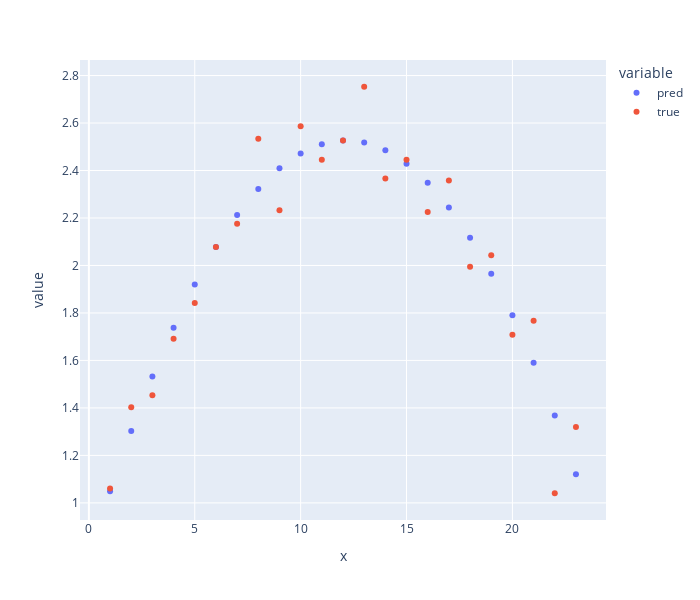

Notebook code cell kept with this figure:
### Code cell
results = pd.DataFrame(zip(model.predict(data),data.y,data.x), columns=['pred','true','x'])
px.scatter(pd.melt(results,id_vars="x"), 
           x="x",y="value",color="variable",
          height=600,width=700)

### Figure 1 — Plotly figure (JSON) as saved in the notebook; plotly's stock layout.template omitted (floating-point values rounded to 4 significant figures)
{"data": [{"hovertemplate": "variable=pred<br>x=%{x}<br>value=%{y}<extra></extra>", "legendgroup": "pred", "marker": {"color": "#636efa", "symbol": "circle"}, "mode": "markers", "name": "pred", "orientation": "v", "showlegend": true, "type": "scatter", "x": [1, 2, 3, 4, 5, 6, 7, 8, 9, 10, 11, 12, 13, 14, 15, 16, 17, 18, 19, 20, 21, 22, 23], "xaxis": "x", "y": [1.049, 1.303, 1.532, 1.738, 1.92, 2.078, 2.212, 2.323, 2.409, 2.472, 2.511, 2.526, 2.518, 2.485, 2.429, 2.349, 2.245, 2.117, 1.965, 1.79, 1.591, 1.368, 1.121], "yaxis": "y"}, {"hovertemplate": "variable=true<br>x=%{x}<br>value=%{y}<extra></extra>", "legendgroup": "true", "marker": {"color": "#EF553B", "symbol": "circle"}, "mode": "markers", "name": "true", "orientation": "v", "showlegend": true, "type": "scatter", "x": [1, 2, 3, 4, 5, 6, 7, 8, 9, 10, 11, 12, 13, 14, 15, 16, 17, 18, 19, 20, 21, 22, 23], "xaxis": "x", "y": [1.06, 1.403, 1.454, 1.691, 1.842, 2.078, 2.176, 2.534, 2.232, 2.587, 2.445, 2.527, 2.753, 2.367, 2.445, 2.225, 2.358, 1.995, 2.043, 1.708, 1.767, 1.041, 1.32], "yaxis": "y"}], "layout": {"height": 600, "legend": {"title": {"text": "variable"}, "tracegroupgap": 0}, "margin": {"t": 60}, "width": 700, "xaxis": {"anchor": "y", "autorange": true, "domain": [0, 1], "range": [-0.4194, 24.42], "title": {"text": "x"}, "type": "linear"}, "yaxis": {"anchor": "x", "autorange": true, "domain": [0, 1], "range": [0.9279, 2.865], "title": {"text": "value"}, "type": "linear"}}}
